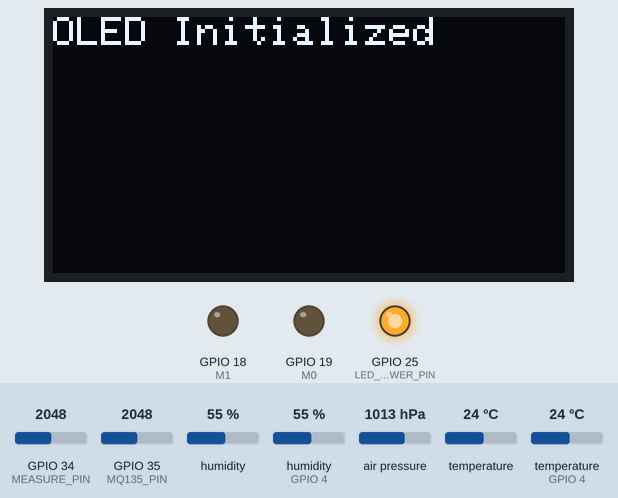
Simulated run of this sketch. Board: ESP32. Parts: 128×64 one-colour display, output pins drawn as LEDs (lit = HIGH). The test bench sets the inputs (shaded band); at power-on: GPIO 34 (MEASURE_PIN) = 2048, GPIO 35 (MQ135_PIN) = 2048, humidity 55 %, humidity (sensor on GPIO 4) 55 %, air pressure 1013 hPa, temperature 24 °C, temperature (sensor on GPIO 4) 24 °C. What the sketch prints to the serial monitor is not drawn.

Above: at 1.3 s.
At 2.6 s:
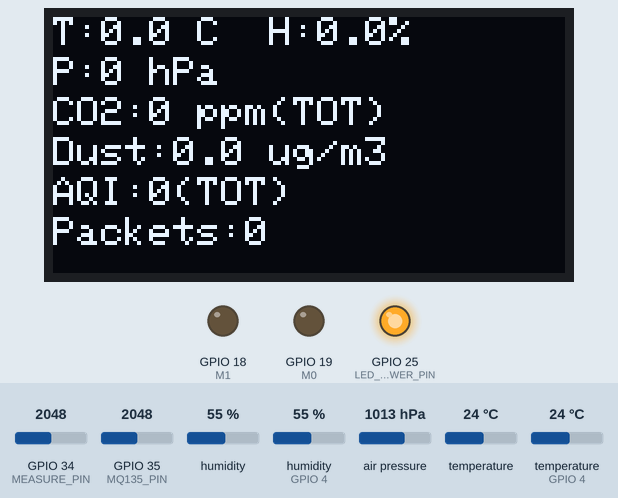
At 4.6 s:
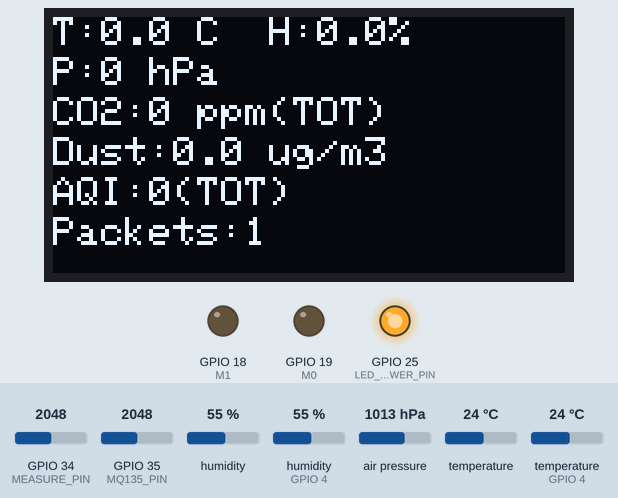
At 18.8 s:
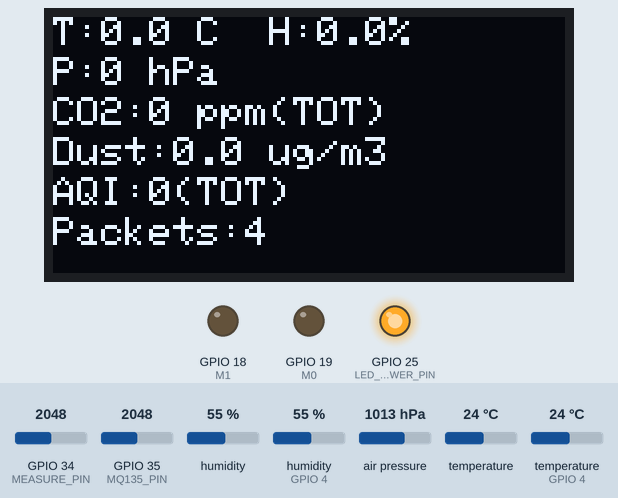
At 22.8 s:
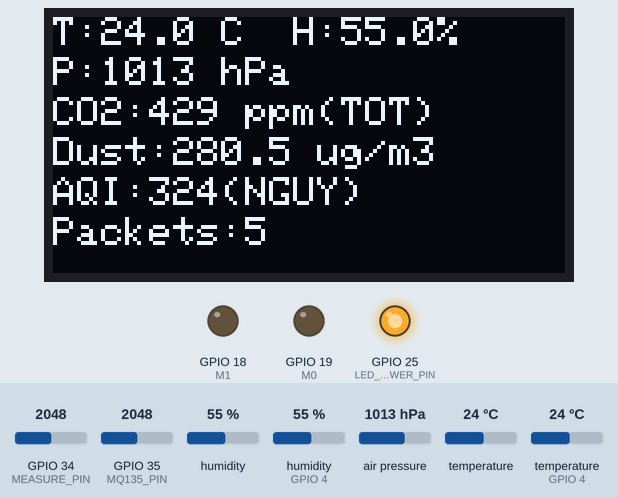
At 33.0 s:
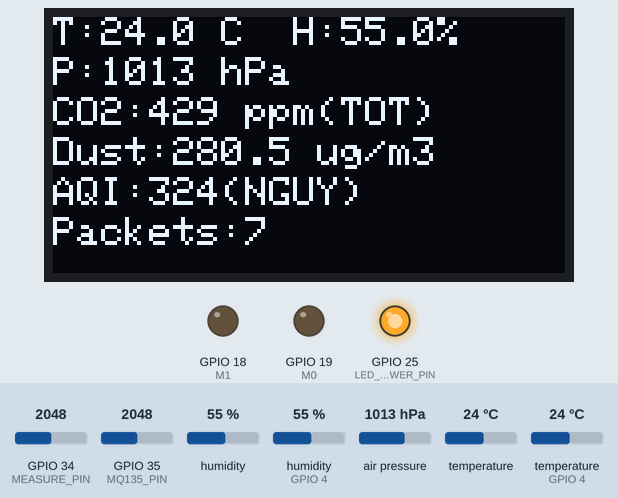

The sketch:

node_lora.ino
```cpp
/*
 * LoRa E32-433T20D Node - Environmental Monitoring System with FreeRTOS
 * ESP32 30 Pin with Real Sensors + OLED Display + Detailed Serial Output
 *
 * Gửi dữ liệu cảm biến thực mỗi 5 giây qua LoRa
 * Hiển thị dữ liệu trên OLED 128x64
 * In chi tiết dữ liệu cảm biến ra Serial Monitor
 * Sử dụng FreeRTOS để quản lý đa nhiệm
 *
 * LoRa Module Connections:
 * E32-433T20D    ESP32 (30 pin)
 * VCC       ->   3.3V
 * GND       ->   GND
 * TX        ->   RX2 (GPIO16)
 * RX        ->   TX2 (GPIO17)
 * M1        ->   GPIO18
 * M0        ->   GPIO19
 *
 * Sensor Connections:
 * DHT11     ->   GPIO4
 * I2C (AHT20, BMP280, OLED) -> GPIO21 (SDA), GPIO22 (SCL)
 * MQ135     ->   GPIO35 (ADC1_CH7)
 * GP2Y1014  ->   GPIO34 (MEASURE), GPIO25 (LED)
 */

#include <Arduino.h>
#include <Wire.h>
#include <Adafruit_GFX.h>
#include <Adafruit_SSD1306.h>
#include <Adafruit_AHTX0.h>
#include <Adafruit_BMP280.h>
#include <DHT.h>

// LoRa Configuration
#define M0 19
#define M1 18

// Chân UART2 cho LoRa E32
#define LORA_RX 16    // ESP32 nhận -> nối với TX của E32
#define LORA_TX 17    // ESP32 truyền -> nối với RX của E32


// OLED Configuration
#define SCREEN_WIDTH 128
#define SCREEN_HEIGHT 64
#define OLED_RESET -1
#define SCREEN_ADDRESS 0x3C
Adafruit_SSD1306 display(SCREEN_WIDTH, SCREEN_HEIGHT, &Wire, OLED_RESET);

// DHT11 Configuration
#define DHT_PIN 4
#define DHT_TYPE DHT11
DHT dht(DHT_PIN, DHT_TYPE);

// MQ135 Configuration
#define MQ135_PIN 35
#define RZERO 76.63
#define PARA 116.6020682
#define PPM_MIN 400
#define PPM_MAX 5000

// Dust Sensor Configuration
#define MEASURE_PIN 34
#define LED_POWER_PIN 25
#define SAMPLING_TIME 280
#define DELTA_TIME 40
#define SLEEP_TIME 9680

// AQI Table
struct AQILevel {
  float Clow, Chigh;
  int Ilow, Ihigh;
};

AQILevel aqiTable[] = {
  {0.0, 12.0, 0, 50},
  {12.1, 35.4, 51, 100},
  {35.5, 55.4, 101, 150},
  {55.5, 150.4, 151, 200},
  {150.5, 250.4, 201, 300},
  {250.5, 500.4, 301, 500}
};

// Sensor instances
Adafruit_AHTX0 aht;
Adafruit_BMP280 bmp;

// Sensor state flags
bool ahtInitialized = false;
bool bmpInitialized = false;
bool dhtInitialized = false;
bool oledInitialized = false;

// Sensor data variables (realtime) - Protected by mutex
float temperature = 0;
float humidity = 0;
float pressure = 0;
float co2ppm = 0;
float dustDensity = 0;
int aqi = 0;

// Averaging variables - Protected by mutex
float tempSum = 0, humiSum = 0, pressSum = 0, co2Sum = 0, dustSum = 0;
int aqiSum = 0;
int readCount = 0;

int sendCount = 0;

// FreeRTOS Task Handles
TaskHandle_t TaskReadSensorHandle;
TaskHandle_t TaskDisplayHandle;
TaskHandle_t TaskPrintHandle;
TaskHandle_t TaskLoRaHandle;

// Mutex for protecting shared data
SemaphoreHandle_t dataMutex;

// Calculate AQI from PM2.5
int calculateAQI(float pm25) {
  if (pm25 <= 0) return 0;
  if (pm25 > 500) return 500;

  for (int i = 0; i < 6; i++) {
    if (pm25 >= aqiTable[i].Clow && pm25 <= aqiTable[i].Chigh) {
      return ((aqiTable[i].Ihigh - aqiTable[i].Ilow) / (aqiTable[i].Chigh - aqiTable[i].Clow)) *
             (pm25 - aqiTable[i].Clow) + aqiTable[i].Ilow;
    }
  }
  return 0;
}

String getAQIQuality(int aqi) {
  if (aqi <= 50) return "TOT";     // Good
  if (aqi <= 100) return "TB";     // Moderate
  if (aqi <= 150) return "KEM";    // Unhealthy for sensitive groups
  return "NGUY";                   // Unhealthy or worse
}

String getCO2Quality(float ppm) {
  if (ppm < 800) return "TOT";     // Good air quality
  if (ppm < 1200) return "TB";     // Average
  if (ppm < 2000) return "KEM";    // Poor
  return "NGUY";                   // Dangerous
}

// Initialize OLED display
bool initializeOLED() {
  if (!display.begin(SSD1306_SWITCHCAPVCC, SCREEN_ADDRESS)) {
    Serial.println("✗ OLED initialization failed!");
    return false;
  }
  display.clearDisplay();
  display.setTextSize(1);
  display.setTextColor(SSD1306_WHITE);
  display.setCursor(0, 0);
  display.println("OLED Initialized");
  display.display();
  delay(1000);
  return true;
}

// Initialize CO2 sensor reading from MQ135
float readCO2(float temp, float hum) {
  int adc = analogRead(MQ135_PIN);
  float voltage = adc * (3.3 / 4095.0);

  // Avoid division by zero
  if (voltage < 0.1) voltage = 0.1;

  float rs = ((5.0 * 20.0) / voltage) - 20.0;
  if (rs < 0) rs = 0;

  float ratio = rs / RZERO;
  float ppm = PARA * pow(ratio, -1.41);
  ppm = constrain(ppm, PPM_MIN, PPM_MAX);

  // Temperature compensation
  if(temp > 20) {
    float t_factor = 1.0 + 0.018 * (temp - 20.0);
    ppm = ppm * t_factor;
  }

  // Humidity compensation
  if(hum > 65) {
    float h_factor = 1.0 + 0.015 * (hum - 65.0);
    ppm = ppm * h_factor;
  }

  ppm = constrain(ppm, PPM_MIN, PPM_MAX);
  return ppm;
}

// Read dust sensor
float readDustSensor() {
  digitalWrite(LED_POWER_PIN, LOW);
  delayMicroseconds(SAMPLING_TIME);
  float voMeasured = analogRead(MEASURE_PIN);
  delayMicroseconds(DELTA_TIME);
  digitalWrite(LED_POWER_PIN, HIGH);
  delayMicroseconds(SLEEP_TIME);

  float calcVoltage = voMeasured * (3.3 / 4095.0);
  float dust = (170 * calcVoltage - 0.1);
  if (dust < 0) dust = 0;
  return dust;
}

// Task 1: Read Sensors (High Priority)
void TaskReadSensor(void *pvParameters) {
  // Wait for MQ135 warmup
  Serial.println("Chờ 20 giây cho MQ135 khởi động...");
  vTaskDelay(pdMS_TO_TICKS(20000));
  Serial.println("MQ135 sẵn sàng!");

  while (1) {
    // Read DHT11
    float dht_temp = dht.readTemperature();
    float dht_humi = dht.readHumidity();

    // Read AHT20
    sensors_event_t humidity_event, temp_event;
    float ath_temp = 0, ath_humi = 0;

    if (ahtInitialized && aht.getEvent(&humidity_event, &temp_event)) {
      ath_temp = temp_event.temperature;
      ath_humi = humidity_event.relative_humidity;
    }

    // Select temperature and humidity from available sensors
    // Priority: Average both if available, then DHT11 only, then AHT20 only
    bool dht_valid = !isnan(dht_temp) && !isnan(dht_humi) && dht_temp > -40 && dht_temp < 80;
    bool ath_valid = ath_temp > -40 && ath_temp < 80 && ath_humi > 0 && ath_humi <= 100;

    float local_temp = 0, local_hum = 0;

    if (dht_valid && ath_valid) {
      // Cả 2 cảm biến đều hoạt động - tính trung bình
      local_temp = (dht_temp + ath_temp) / 2.0;
      local_hum = (dht_humi + ath_humi) / 2.0;
    }
    else if (dht_valid) {
      // Chỉ DHT11 hoạt động
      local_temp = dht_temp;
      local_hum = dht_humi;
    }
    else if (ath_valid) {
      // Chỉ AHT20 hoạt động
      local_temp = ath_temp;
      local_hum = ath_humi;
    }
    else {
      // Không có cảm biến nào hoạt động
      vTaskDelay(pdMS_TO_TICKS(1000));
      continue;
    }

    // Read BMP280
    float local_press = 0;
    if (bmpInitialized) {
      local_press = bmp.readPressure() / 100.0;
      if (isnan(local_press) || local_press < 300 || local_press > 1300) {
        local_press = 0;
      }
    }

    // Read MQ135
    float local_co2 = readCO2(local_temp, local_hum);

    // Read dust sensor
    float local_dust = readDustSensor();

    // Calculate AQI
    int local_aqi = calculateAQI(local_dust);

    // Update shared variables with mutex protection
    if (xSemaphoreTake(dataMutex, pdMS_TO_TICKS(100)) == pdTRUE) {
      temperature = local_temp;
      humidity = local_hum;
      pressure = local_press;
      co2ppm = local_co2;
      dustDensity = local_dust;
      aqi = local_aqi;

      // Accumulate for averaging
      tempSum += local_temp;
      humiSum += local_hum;
      if (local_press > 0) pressSum += local_press;
      if (local_co2 > 0) co2Sum += local_co2;
      if (local_dust > 0) {
        dustSum += local_dust;
        aqiSum += local_aqi;
      }
      readCount++;

      xSemaphoreGive(dataMutex);
    }

    vTaskDelay(pdMS_TO_TICKS(1000)); // Read every 1 second
  }
}

// Task 2: Display on OLED (Medium Priority)
void TaskDisplay(void *pvParameters) {
  while (1) {
    if (oledInitialized) {
      // Get current sensor values with mutex protection
      float disp_temp, disp_hum, disp_press, disp_co2, disp_dust;
      int disp_aqi;

      if (xSemaphoreTake(dataMutex, pdMS_TO_TICKS(100)) == pdTRUE) {
        disp_temp = temperature;
        disp_hum = humidity;
        disp_press = pressure;
        disp_co2 = co2ppm;
        disp_dust = dustDensity;
        disp_aqi = aqi;
        xSemaphoreGive(dataMutex);
      } else {
        vTaskDelay(pdMS_TO_TICKS(100));
        continue;
      }

      display.clearDisplay();
      display.setTextSize(1);
      display.setTextColor(SSD1306_WHITE);

      // Line 1: Temperature & Humidity
      display.setCursor(0, 0);
      display.printf("T:%.1f C  H:%.1f%%", disp_temp, disp_hum);

      // Line 2: Pressure
      display.setCursor(0, 10);
      display.printf("P:%.0f hPa", disp_press);

      // Line 3: CO2
      display.setCursor(0, 20);
      display.printf("CO2:%.0f ppm(%s)", disp_co2, getCO2Quality(disp_co2).c_str());

      // Line 4: Dust
      display.setCursor(0, 30);
      display.printf("Dust:%.1f ug/m3", disp_dust);

      // Line 5: AQI
      display.setCursor(0, 40);
      display.printf("AQI:%d(%s)", disp_aqi, getAQIQuality(disp_aqi).c_str());

      // Line 6: Status & packets
      display.setCursor(0, 50);
      display.printf("Packets:%d", sendCount);

      display.display();
    }

    vTaskDelay(pdMS_TO_TICKS(2000)); // Update every 2 seconds
  }
}

// Task 3: Print to Serial (Low Priority)
void TaskPrint(void *pvParameters) {
  while (1) {
    // Get current sensor values with mutex protection
    float print_temp, print_hum, print_press, print_co2, print_dust;
    int print_aqi;

    if (xSemaphoreTake(dataMutex, pdMS_TO_TICKS(100)) == pdTRUE) {
      print_temp = temperature;
      print_hum = humidity;
      print_press = pressure;
      print_co2 = co2ppm;
      print_dust = dustDensity;
      print_aqi = aqi;
      xSemaphoreGive(dataMutex);
    } else {
      vTaskDelay(pdMS_TO_TICKS(100));
      continue;
    }

    Serial.println("\n========================================");
    Serial.println("        INSTANT SENSOR READINGS        ");
    Serial.println("========================================");
    Serial.printf("Temperature : %.1f°C\n", print_temp);
    Serial.printf("Humidity    : %.1f%%\n", print_hum);
    Serial.printf("Pressure    : %.1f hPa\n", print_press);
    Serial.printf("CO2         : %.1f ppm (%s)\n", print_co2, getCO2Quality(print_co2).c_str());
    Serial.printf("Dust        : %.1f ug/m3\n", print_dust);
    Serial.printf("AQI         : %d (%s)\n", print_aqi, getAQIQuality(print_aqi).c_str());
    Serial.println("========================================\n");

    vTaskDelay(pdMS_TO_TICKS(2000)); // Print every 2 seconds
  }
}

// Task 4: Send LoRa Data (Medium Priority)
void TaskLoRa(void *pvParameters) {
  while (1) {
    sendCount++;

    // Calculate averages with mutex protection
    float avgTemp, avgHum, avgPres, avgCO2, avgDust;
    int avgAQI;
    int count;

    if (xSemaphoreTake(dataMutex, pdMS_TO_TICKS(100)) == pdTRUE) {
      count = readCount;

      if (count > 0) {
        avgTemp = tempSum / count;
        avgHum = humiSum / count;
        avgPres = pressSum / count;
        avgCO2 = co2Sum / count;
        avgDust = dustSum / count;
        avgAQI = aqiSum / count;

        // Reset accumulators
        tempSum = humiSum = pressSum = co2Sum = dustSum = 0;
        aqiSum = 0;
        readCount = 0;
      } else {
        avgTemp = temperature;
        avgHum = humidity;
        avgPres = pressure;
        avgCO2 = co2ppm;
        avgDust = dustDensity;
        avgAQI = aqi;
      }

      xSemaphoreGive(dataMutex);
    } else {
      vTaskDelay(pdMS_TO_TICKS(100));
      continue;
    }

    // Create compact JSON (optimized for LoRa)
    String data = "{";
    data += "\"t\":" + String(avgTemp, 1) + ",";      // Temperature
    data += "\"h\":" + String(avgHum, 1) + ",";       // Humidity
    data += "\"p\":" + String(avgPres, 0) + ",";      // Pressure
    data += "\"c\":" + String(avgCO2, 0) + ",";       // CO2 (ppm)
    data += "\"d\":" + String(avgDust, 1) + ",";      // Dust (ug/m3)
    data += "\"a\":" + String(avgAQI);                // AQI
    data += "}";

    // Clear Serial2 buffer before sending
    while (Serial2.available()) {
      Serial2.read();
    }

    // Send via LoRa
    Serial2.println(data);
    Serial2.flush();

    // Display on Serial Monitor
    Serial.println("\n****************************************");
    Serial.println("*      5-SECOND AVERAGE - SENT VIA LORA *");
    Serial.println("****************************************");
    Serial.print("* Packet #");
    Serial.print(sendCount);
    Serial.print(" [");
    Serial.print(data.length());
    Serial.println(" bytes]");
    Serial.printf("* Temp: %.1f°C | Humidity: %.1f%%\n", avgTemp, avgHum);
    Serial.printf("* Pressure: %.0f hPa | CO2: %.0f ppm (%s)\n", avgPres, avgCO2, getCO2Quality(avgCO2).c_str());
    Serial.printf("* Dust: %.1f ug/m3 | AQI: %d (%s)\n", avgDust, avgAQI, getAQIQuality(avgAQI).c_str());
    Serial.printf("* JSON: %s\n", data.c_str());
    Serial.println("****************************************\n");

    // Check for received LoRa messages
    if (Serial2.available() > 0) {
      String input = Serial2.readString();
      Serial.print("<<< RECEIVED FROM LORA: ");
      Serial.println(input);
    }

    vTaskDelay(pdMS_TO_TICKS(5000)); // Send every 5 seconds
  }
}

void setup() {
  Serial.begin(115200);
  Serial2.begin(9600, SERIAL_8N1, LORA_RX, LORA_TX);  // Chỉ định rõ pin RX/TX


  delay(1000);

  Serial.println("\n\n");
  Serial.println("****************************************");
  Serial.println("*   LoRa Environmental Monitoring     *");
  Serial.println("*   With FreeRTOS Multitasking        *");
  Serial.println("****************************************\n");

  pinMode(M0, OUTPUT);
  pinMode(M1, OUTPUT);
  digitalWrite(M0, LOW);
  digitalWrite(M1, LOW);

  // Initialize sensor pins
  pinMode(MQ135_PIN, INPUT);
  pinMode(MEASURE_PIN, INPUT);
  pinMode(LED_POWER_PIN, OUTPUT);
  digitalWrite(LED_POWER_PIN, HIGH);

  delay(100);

  // Initialize I2C and sensors
  Wire.begin(21, 22);  // SDA=21, SCL=22

  // Initialize OLED first
  delay(100);
  oledInitialized = initializeOLED();

  // Initialize DHT11
  dht.begin();
  dhtInitialized = true;
  Serial.println("✓ DHT11 initialized");

  // Initialize AHT20
  delay(100);
  if (aht.begin()) {
    ahtInitialized = true;
    Serial.println("✓ AHT20 initialized");
  } else {
    Serial.println("✗ AHT20 not found");
  }

  // Initialize BMP280
  delay(100);
  if (bmp.begin(0x77)) {
    bmpInitialized = true;
    Serial.println("✓ BMP280 initialized");
  } else {
    Serial.println("✗ BMP280 not found");
  }

  // Clear Serial2 buffer
  while (Serial2.available()) {
    Serial2.read();
  }

  // Show startup message on OLED
  if (oledInitialized) {
    display.clearDisplay();
    display.setTextSize(1);
    display.setTextColor(SSD1306_WHITE);
    display.setCursor(0, 0);
    display.println("System Starting...");
    display.println("FreeRTOS Mode");
    display.println("Sensors Warming Up");
    display.println("Please wait...");
    display.display();
  }

  Serial.println("\nInitializing FreeRTOS tasks...\n");

  // Create mutex for data protection
  dataMutex = xSemaphoreCreateMutex();

  if (dataMutex == NULL) {
    Serial.println("Failed to create mutex!");
    while(1);
  }

  // Create FreeRTOS tasks
  xTaskCreatePinnedToCore(
    TaskReadSensor,           // Task function
    "ReadSensor",             // Task name
    4096,                     // Stack size
    NULL,                     // Parameters
    3,                        // Priority (High)
    &TaskReadSensorHandle,    // Task handle
    1                         // Core 1
  );

  xTaskCreatePinnedToCore(
    TaskDisplay,              // Task function
    "Display",                // Task name
    4096,                     // Stack size
    NULL,                     // Parameters
    2,                        // Priority (Medium)
    &TaskDisplayHandle,       // Task handle
    0                         // Core 0
  );

  xTaskCreatePinnedToCore(
    TaskPrint,                // Task function
    "Print",                  // Task name
    4096,                     // Stack size
    NULL,                     // Parameters
    1,                        // Priority (Low)
    &TaskPrintHandle,         // Task handle
    0                         // Core 0
  );

  xTaskCreatePinnedToCore(
    TaskLoRa,                 // Task function
    "LoRa",                   // Task name
    4096,                     // Stack size
    NULL,                     // Parameters
    2,                        // Priority (Medium)
    &TaskLoRaHandle,          // Task handle
    1                         // Core 1
  );

  Serial.println("✓ All FreeRTOS tasks created successfully!");
  Serial.println("✓ Task priorities: ReadSensor(3), Display(2), LoRa(2), Print(1)");
  Serial.println("✓ Core assignment: ReadSensor & LoRa on Core 1, Display & Print on Core 0");
  Serial.println("\nStarting monitoring...\n");
}

void loop() {
  // Empty loop - all work done by FreeRTOS tasks
  vTaskDelay(pdMS_TO_TICKS(1000));
}
```

Measured:
- what the display in image 0 shows lasts 1.2 s, from 1.3 s to 2.5 s
- what the display in image 1 shows lasts 2.1 s, from 2.5 s to 4.6 s
- what the display in image 2 shows lasts 4.0 s, from 4.6 s to 8.6 s
- what the display in image 5 shows lasts 6.1 s, from 32.9 s to 39.0 s
